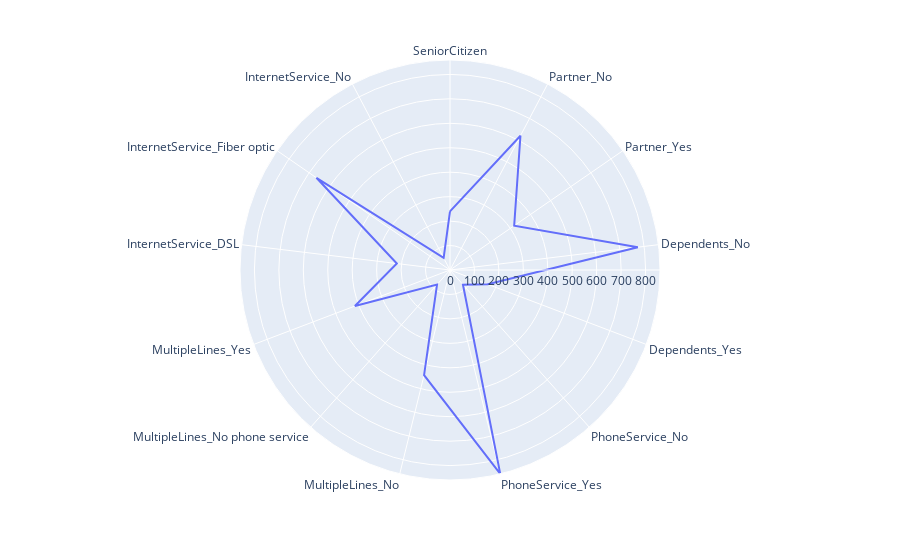

Write notebook code for a chart like this one.
### Code cell
import plotly.express as px
import pandas as pd

fig = px.line_polar(df2, r=values, theta=columns, line_close=True)
fig.show()

### Figure 1 — Plotly figure (JSON) as saved in the notebook; plotly's stock layout.template omitted (floating-point values rounded to 4 significant figures)
{"data": [{"hovertemplate": "r=%{r}<br>theta=%{theta}<extra></extra>", "legendgroup": "", "line": {"color": "#636efa", "dash": "solid"}, "mode": "lines", "name": "", "r": [240, 620, 319, 774, 165, 80, 859, 443, 80, 416, 219, 664, 56, 240], "showlegend": false, "subplot": "polar", "theta": ["SeniorCitizen", "Partner_No", "Partner_Yes", "Dependents_No", "Dependents_Yes", "PhoneService_No", "PhoneService_Yes", "MultipleLines_No", "MultipleLines_No phone service", "MultipleLines_Yes", "InternetService_DSL", "InternetService_Fiber optic", "InternetService_No", "SeniorCitizen"], "type": "scatterpolar"}], "layout": {"legend": {"tracegroupgap": 0}, "margin": {"t": 60}, "polar": {"angularaxis": {"direction": "clockwise", "rotation": 90}, "domain": {"x": [0, 1], "y": [0, 1]}}}}
